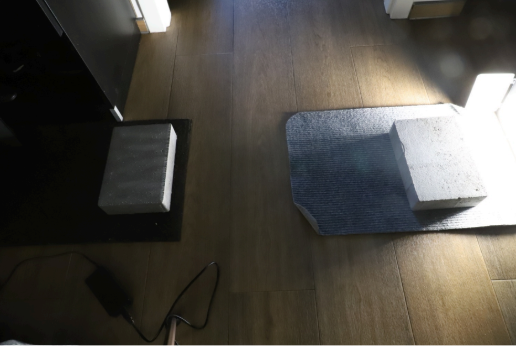
#> input picture example.png, 516 x 346 px
$ python resizedUp4xCubicAndLanczos4.py   (older library calls are emulated)
#> lines starting #> are read from the running program, lines starting #| are printed output that depends on the picture; long printed decimals are rounded
import cv2
import numpy as np

image = cv2.imread('example.png')
#> image is the input picture: shape (346, 516, 3); mean B, G, R 68.4, 75, 78.4
if image is None:
    print("Błąd: Nie udało się wczytać obrazu.")
    exit()

print("Obraz załadowany prawidłowo")

new_width = image.shape[1] * 4
#> new_width = 2064
new_height = image.shape[0] * 4
#> new_height = 1384

resized_cubic = cv2.resize(image, (new_width, new_height), interpolation=cv2.INTER_CUBIC)
resized_lanczos = cv2.resize(image, (new_width, new_height), interpolation=cv2.INTER_LANCZOS4)

resized_cubic = cv2.resize(image, (new_width, new_height), interpolation=cv2.INTER_CUBIC)
resized_lanczos = cv2.resize(image, (new_width, new_height), interpolation=cv2.INTER_LANCZOS4)


def calculate_sharpness(image):
    gray = cv2.cvtColor(image, cv2.COLOR_BGR2GRAY)
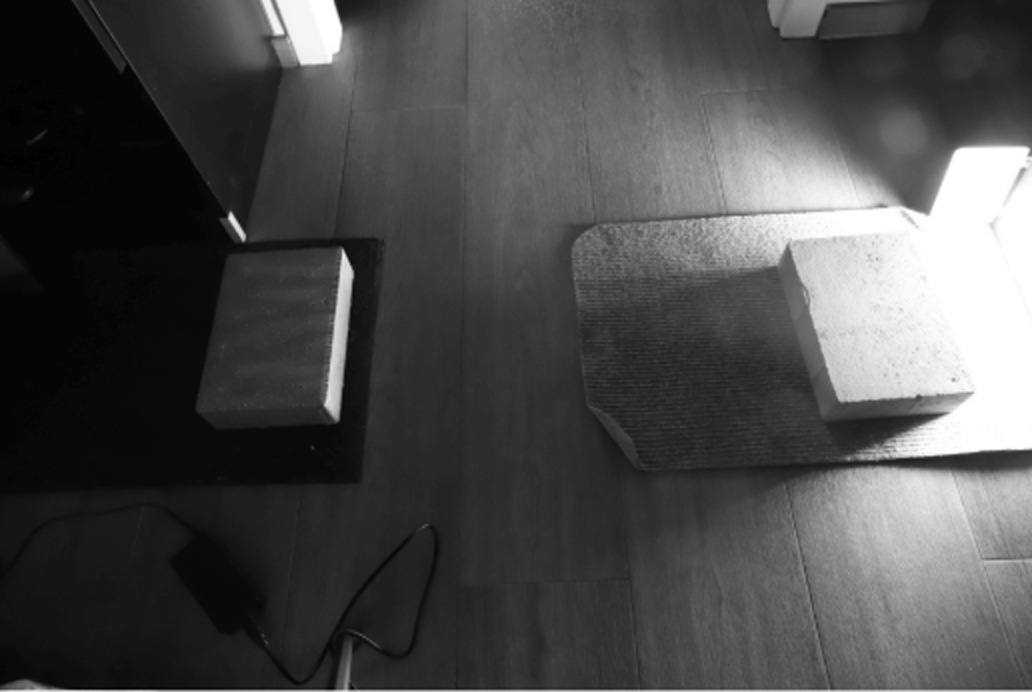
#> gray: shape (1384, 2064) (shown at 1/2 size); min 0, max 255, mean 75.2

    laplacian = cv2.Laplacian(gray, cv2.CV_64F)
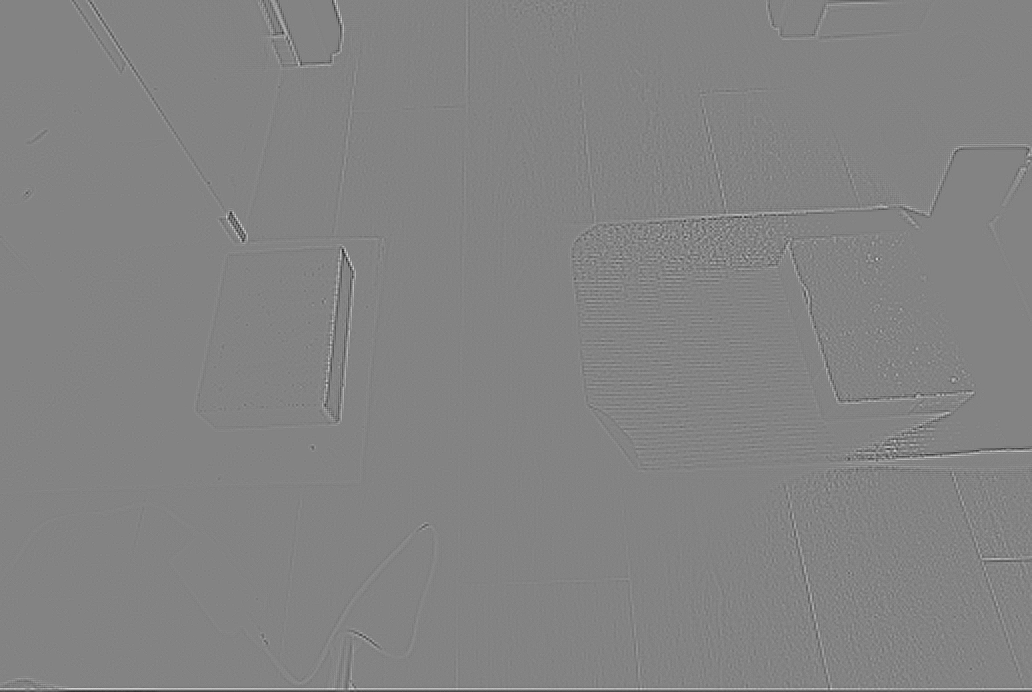
#> laplacian: shape (1384, 2064) float64 (shown at 1/2 size); min -32, max 30, mean 0; drawn with min black and max white
    sharpness = laplacian.var()#wariancja
#> sharpness = 3.62

    return sharpness

sharpness_cubic = calculate_sharpness(resized_cubic)
#> sharpness_cubic = 3.62
sharpness_lanczos = calculate_sharpness(resized_lanczos)
#> sharpness_lanczos = 3.59

print(f"Ostrość obrazu z INTER_CUBIC: {sharpness_cubic}")
#| Ostrość obrazu z INTER_CUBIC: 3.618
print(f"Ostrość obrazu z INTER_LANCZOS4: {sharpness_lanczos}")
#| Ostrość obrazu z INTER_LANCZOS4: 3.586

cv2.imshow("Oryginalny", image)
cv2.imshow("INTER_CUBIC", resized_cubic)
cv2.imshow("INTER_LANCZOS4", resized_lanczos)

cv2.waitKey(0)
cv2.destroyAllWindows()
